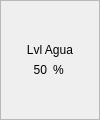
                              <widget class="QFrame" name="ind_lvl_agua">
                               <property name="minimumSize">
                                <size>
                                 <width>100</width>
                                 <height>120</height>
                                </size>
                               </property>
                               <property name="maximumSize">
                                <size>
                                 <width>100</width>
                                 <height>120</height>
                                </size>
                               </property>
                               <property name="styleSheet">
                                <string notr="true">background-color: qlineargradient(spread:pad, x1:0, y1:0, x2:0, y2:1, stop:0 rgba(17, 17, 17, 255), stop:{stop1} rgba(17, 17, 17, 255), stop:{stop2} rgba(0, 0, 255, 255), stop:1 rgba(0, 0, 255, 255));
</string>
                               </property>
                               <property name="frameShape">
                                <enum>QFrame::StyledPanel</enum>
                               </property>
                               <property name="frameShadow">
                                <enum>QFrame::Raised</enum>
                               </property>
                               <layout class="QVBoxLayout" name="verticalLayout_19">
                                <item>
                                 <spacer name="verticalSpacer_16">
                                  <property name="orientation">
                                   <enum>Qt::Vertical</enum>
                                  </property>
                                  <property name="sizeHint" stdset="0">
                                   <size>
                                    <width>20</width>
                                    <height>18</height>
                                   </size>
                                  </property>
                                 </spacer>
                                </item>
                                <item>
                                 <layout class="QVBoxLayout" name="verticalLayout_20">
                                  <item>
                                   <widget class="QLabel" name="label_22">
                                    <property name="styleSheet">
                                     <string notr="true">background-color: transparent;</string>
                                    </property>
                                    <property name="text">
                                     <string>Lvl Agua</string>
                                    </property>
                                    <property name="alignment">
                                     <set>Qt::AlignCenter</set>
                                    </property>
                                   </widget>
                                  </item>
                                  <item>
                                   <layout class="QHBoxLayout" name="horizontalLayout_17">
                                    <item>
                                     <widget class="QLabel" name="val_lvl_agua">
                                      <property name="styleSheet">
                                       <string notr="true">background-color: transparent;</string>
                                      </property>
                                      <property name="text">
                                       <string>50</string>
                                      </property>
                                      <property name="alignment">
                                       <set>Qt::AlignRight|Qt::AlignTrailing|Qt::AlignVCenter</set>
                                      </property>
                                     </widget>
                                    </item>
                                    <item>
                                     <widget class="QLabel" name="label_24">
                                      <property name="styleSheet">
                                       <string notr="true">background-color: transparent;</string>
                                      </property>
                                      <property name="text">
                                       <string>%</string>
                                      </property>
                                      <property name="alignment">
                                       <set>Qt::AlignLeading|Qt::AlignLeft|Qt::AlignVCenter</set>
                                      </property>
                                     </widget>
                                    </item>
                                   </layout>
                                  </item>
                                 </layout>
                                </item>
                                <item>
                                 <spacer name="verticalSpacer_17">
                                  <property name="orientation">
                                   <enum>Qt::Vertical</enum>
                                  </property>
                                  <property name="sizeHint" stdset="0">
                                   <size>
                                    <width>20</width>
                                    <height>17</height>
                                   </size>
                                  </property>
                                 </spacer>
                                </item>
                               </layout>
                              </widget>
